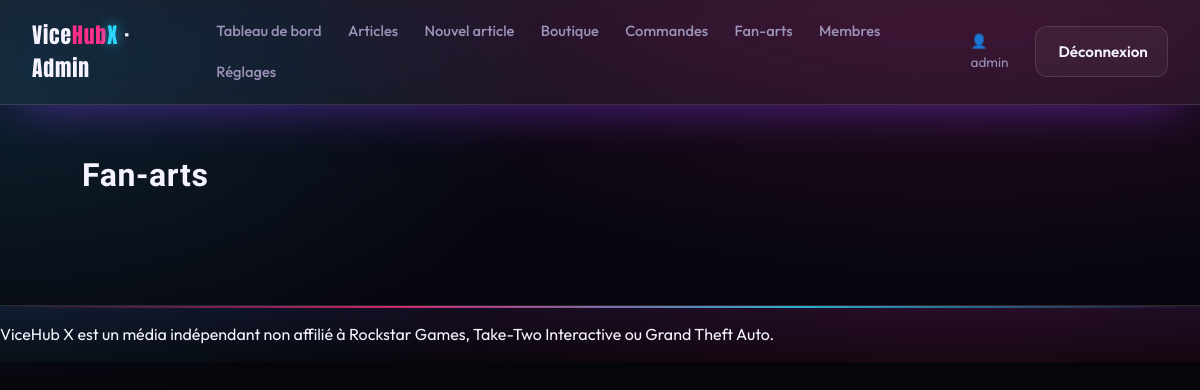
Before: /admin/fanarts.php (signed in) with the older database file.
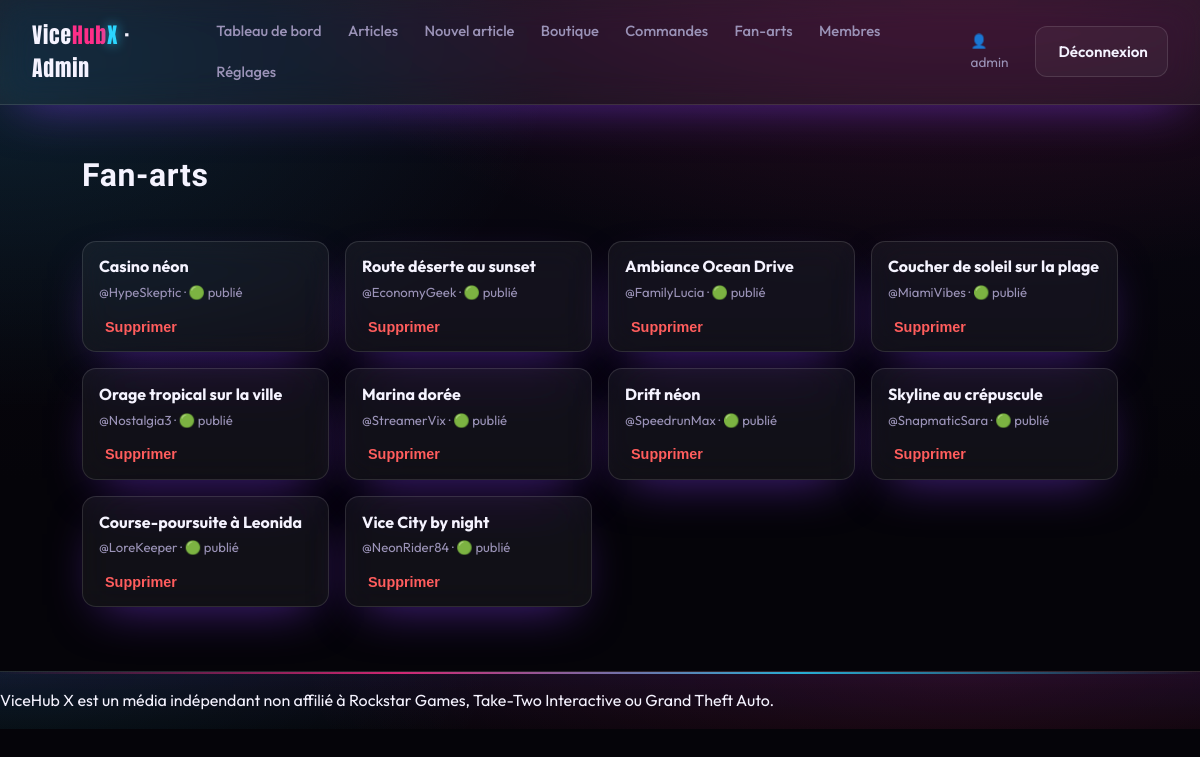
After: the same page with the newer database file.
### tables this page shows
CREATE TABLE users (
    id            INT AUTO_INCREMENT PRIMARY KEY,
    username      VARCHAR(64) NOT NULL UNIQUE,
    email         VARCHAR(190) UNIQUE,
    display_name  VARCHAR(80),
    password_hash VARCHAR(255) NOT NULL,
    role          ENUM('admin','editor','contributor','member') NOT NULL DEFAULT 'member',
    created_at    DATETIME NOT NULL DEFAULT CURRENT_TIMESTAMP
);

CREATE TABLE fanarts (
    id         INT AUTO_INCREMENT PRIMARY KEY,
    user_id    INT,
    title      VARCHAR(160) NOT NULL,
    image      VARCHAR(255) NOT NULL,
    status     ENUM('pending','approved') NOT NULL DEFAULT 'pending',
    created_at DATETIME NOT NULL DEFAULT CURRENT_TIMESTAMP,
    FOREIGN KEY (user_id) REFERENCES users(id) ON DELETE SET NULL
);

### includes/functions.php (called while the page is built, shortened)
<?php
function e(?string $value): string
{
    return htmlspecialchars((string) $value, ENT_QUOTES | ENT_SUBSTITUTE, 'UTF-8');
}
function t(string $key): string
{
    return $GLOBALS['LANG'][$key] ?? $key;
}
function lang(): string
{
    return $GLOBALS['LANG_CODE'] ?? 'fr';
}
function asset(string $path): string
{
    return BASE_URL . '/public/assets/' . ltrim($path, '/');
}
function url(string $path): string
{
    return BASE_URL . '/' . ltrim($path, '/');
}
function is_logged_in(): bool
{
    return !empty($_SESSION['user_id']);
}
function current_user(): ?array
{
    static $cache = null;
    if ($cache !== null && (int) $cache['id'] === (int) $_SESSION['user_id']) {
        return $cache;
    }
    $stmt = db()->prepare('SELECT id, username, email, display_name, role FROM users WHERE id = ? LIMIT 1');
    $stmt->execute([$_SESSION['user_id']]);
    return $cache = ($stmt->fetch() ?: null);
}
function user_role(): string
{
    return current_user()['role'] ?? '';
}
function is_admin(): bool
{
    return in_array(user_role(), ['admin', 'editor'], true);
}
function require_admin(): void
{
    if (!is_admin()) {
        redirect(with_lang(url('pages/account.php')));
    }
}

### config/database.php (called while the page is built, shortened)
<?php
function db(): PDO
{
    static $pdo = null;
    if ($pdo instanceof PDO) {
        return $pdo;
    }
    $dsn = sprintf(
        'mysql:host=%s;port=%s;dbname=%s;charset=utf8mb4',
        DB_HOST,
        DB_PORT,
        DB_NAME
    );
    try {
        $pdo = new PDO($dsn, DB_USER, DB_PASS, [
            PDO::ATTR_ERRMODE            => PDO::ERRMODE_EXCEPTION,
            PDO::ATTR_DEFAULT_FETCH_MODE => PDO::FETCH_ASSOC,
            PDO::ATTR_EMULATE_PREPARES   => false,
        ]);
    } catch (PDOException $e) {
        http_response_code(500);
        $hint = (getenv('APP_ENV') ?: 'dev') === 'prod'
            ? 'Service momentanément indisponible.'
            : 'Connexion base de données impossible : ' . $e->getMessage()
              . ' — vérifiez config/config.php et que la base "' . DB_NAME . '" existe.';
        exit('<p style="font-family:sans-serif;padding:2rem;color:#fff;background:#0a0a12">'
            . htmlspecialchars($hint, ENT_QUOTES, 'UTF-8') . '</p>');
    }
    return $pdo;
}

### admin/fanarts.php (the view, shortened to what this page needs)
<?php
require __DIR__ . '/../includes/admin_header.php';
$arts = db()->query("SELECT f.*, COALESCE(u.display_name,u.username) author FROM fanarts f LEFT JOIN users u ON u.id=f.user_id ORDER BY (f.status='pending') DESC, f.id DESC")->fetchAll();
?>
<div class="admin-bar"><h1>Fan-arts</h1></div>
<div class="admin-art-grid">
    <?php foreach ($arts as $a): ?>
        <div class="glass" style="border-radius:14px;overflow:hidden">
            <div style="padding:.8rem 1rem">
                <strong><?= e($a['title']) ?></strong><br>
                <span class="muted" style="font-size:.82rem">@<?= e($a['author'] ?? '—') ?> · <?= $a['status'] === 'approved' ? '🟢 publié' : '🟡 en attente' ?></span>
                <div style="display:flex;gap:.6rem;margin-top:.6rem">
                    <form method="post" onsubmit="return confirm('Supprimer ce fan-art ?')"><button class="link-all" style="background:none;border:0;color:#ff5d5d;cursor:pointer">Supprimer</button></form>
                </div>
            </div>
        </div>
    <?php endforeach; ?>
</div>
<?php require __DIR__ . '/../includes/admin_footer.php'; ?>

### includes/admin_header.php (shortened to what this page needs)
<?php
require_admin();
$admin_user = current_user();
$admin_nav = [
    ['dashboard.php', t('admin_dashboard')],
    ['articles.php',  t('admin_articles')],
    ['article-create.php', t('admin_new')],
    ['products.php',  'Boutique'],
    ['orders.php',    'Commandes'],
    ['fanarts.php',   'Fan-arts'],
    ['users.php',     'Membres'],
    ['settings.php',  'Réglages'],
];
?>
<!DOCTYPE html>
<html lang="<?= e(lang()) ?>">
<head>
    <link rel="stylesheet" href="<?= e(asset('css/style.css')) ?>">
</head>
<body>
<header class="site-header glass">
    <div class="header-inner">
        <a class="logo" href="<?= e(url('admin/dashboard.php')) ?>">Vice<span class="logo-accent">Hub</span><span class="logo-x">X</span> · Admin</a>
        <nav class="site-nav">
            <?php foreach ($admin_nav as [$href, $label]): ?>
                <a href="<?= e(url('admin/' . $href)) ?>"><?= e($label) ?></a>
            <?php endforeach; ?>
        </nav>
        <div class="header-actions">
            <span class="muted" style="font-size:.85rem">👤 <?= e($admin_user['username'] ?? '') ?></span>
            <a class="btn btn--ghost" href="<?= e(url('admin/logout.php')) ?>"><?= e(t('admin_logout')) ?></a>
        </div>
    </div>
</header>
<main class="admin-shell">

### includes/admin_footer.php (shortened to what this page needs)
</main>
<footer class="site-footer" style="margin-top:2rem">
    <div class="footer-legal">
        <p class="disclaimer"><?= e(t('legal_disclaimer')) ?></p>
    </div>
</footer>
</body>
</html>

### public/assets/css/style.css (style rules this page uses)
:root { --bg-0: #050409; --bg-1: #0a0814; --bg-2: #140e26; --ink: #f5f3ff; --muted: #9b93b8; --pink: #ff2e88; --violet: #8a3cff; --orange: #ff7b3d; --blue: #2bd6ff; --gold: #ffd166; --glass-bg: rgba(255, 255, 255, 0.05); --glass-brd: rgba(255, 255, 255, 0.12); --glass-shadow: 0 18px 50px -20px rgba(138, 60, 255, 0.55); --grad-sunset: linear-gradient(120deg, var(--orange), var(--pink) 45%, var(--violet)); --grad-neon: linear-gradient(120deg, var(--pink), var(--blue)); --grad-logo: linear-gradient(180deg, #ff2e88 0%, #ff6a3d 55%, #ffc24a 100%); --radius: 18px; --maxw: 1200px; --font-display: 'Sora', system-ui, sans-serif; --font-poster: 'Anton', 'Sora', sans-serif; --font-body: 'Outfit', system-ui, sans-serif; }
* { box-sizing: border-box; }
html { scroll-behavior: smooth; }
body { margin: 0; font-family: var(--font-body); color: var(--ink); background: radial-gradient(1200px 600px at 80% -10%, rgba(255, 46, 136, 0.18), transparent 60%), radial-gradient(1000px 600px at 0% 10%, rgba(43, 214, 255, 0.12), transparent 55%), linear-gradient(180deg, var(--bg-1), var(--bg-0) 60%); min-height: 100vh; overflow-x: hidden; line-height: 1.55; }
a { color: inherit; text-decoration: none; }
h1, h2, h3, h4 { font-family: var(--font-display); letter-spacing: 0.02em; line-height: 1.1; }
.glass { background: var(--glass-bg); border: 1px solid var(--glass-brd); backdrop-filter: blur(16px) saturate(140%); -webkit-backdrop-filter: blur(16px) saturate(140%); box-shadow: var(--glass-shadow); }
.site-header { position: sticky; top: 0; z-index: 100; border-left: 0; border-right: 0; border-top: 0; border-radius: 0; }
.header-inner { max-width: var(--maxw); margin: 0 auto; display: flex; align-items: center; gap: 1rem; padding: .8rem clamp(1rem, 4vw, 2rem); }
.logo { font-family: var(--font-display); font-weight: 800; font-size: 1.35rem; letter-spacing: .04em; }
.logo-accent { color: var(--pink); }
.logo-x { color: var(--blue); text-shadow: 0 0 12px rgba(43, 214, 255, 0.7); }
.site-nav { display: flex; gap: .25rem; margin-left: auto; flex-wrap: wrap; }
.site-nav a { color: var(--muted); font-size: .92rem; font-weight: 500; padding: .45rem .7rem; border-radius: 10px; transition: .2s; }
.header-actions { display: flex; align-items: center; gap: .6rem; }
.btn { display: inline-flex; align-items: center; gap: .5rem; font-weight: 600; font-size: .95rem; padding: .8rem 1.4rem; border-radius: 12px; cursor: pointer; border: 1px solid transparent; transition: transform .15s ease, box-shadow .2s ease; }
.btn--ghost { background: rgba(255,255,255,.04); border-color: var(--glass-brd); color: var(--ink); }
.link-all { color: var(--blue); font-weight: 600; font-size: .9rem; }
.muted { color: var(--muted); }
.admin-shell { max-width: 1100px; margin: 0 auto; padding: 2rem clamp(1rem, 4vw, 2rem); }
.admin-bar { display: flex; align-items: center; justify-content: space-between; gap: 1rem; margin-bottom: 1.6rem; flex-wrap: wrap; }
body { -webkit-font-smoothing: antialiased; }
.btn { position: relative; overflow: hidden; will-change: transform; }
.btn::before { content: ''; position: absolute; top: 0; left: -120%; width: 60%; height: 100%; background: linear-gradient(115deg, transparent, rgba(255,255,255,.45), transparent); transform: skewX(-18deg); transition: left .6s ease; }
.logo-x { animation: pulseX 2.2s ease-in-out infinite; }
.site-nav a { position: relative; }
.site-nav a::after { content: ''; position: absolute; left: .7rem; right: .7rem; bottom: .2rem; height: 2px; background: var(--grad-neon); transform: scaleX(0); transform-origin: left; transition: transform .25s ease; }
.logo, .vh-loader__logo, .hero__wm, .cd-tile b, .eyebrow, .cd-title, .hero__kicker, .play-btn { font-family: var(--font-poster); font-weight: 400; }
.logo { letter-spacing: .04em; }
.site-footer { position: relative; margin-top: 4rem; overflow: hidden; border-top: 1px solid var(--glass-brd); background: radial-gradient(1100px 400px at 80% 0%, rgba(255,46,136,.10), transparent 60%), radial-gradient(900px 400px at 0% 0%, rgba(43,214,255,.08), transparent 55%), linear-gradient(180deg, rgba(20,14,38,.7), var(--bg-0)); backdrop-filter: blur(6px); }
.site-footer::before { content: ''; position: absolute; top: 0; left: 0; right: 0; height: 2px; background: linear-gradient(90deg, transparent, var(--pink), var(--blue), transparent); opacity: .8; }

### admin/fanarts.php (style rules this page uses)
.admin-art-grid { display:grid;grid-template-columns:repeat(auto-fill,minmax(220px,1fr));gap:1rem }

Changed rows visible on the page:
added fanarts: title "Casino néon", author "HypeSkeptic", status "🟢 publié"
added fanarts: title "Route déserte au sunset", author "EconomyGeek", status "🟢 publié"
added fanarts: title "Ambiance Ocean Drive", author "FamilyLucia", status "🟢 publié"
added fanarts: title "Coucher de soleil sur la plage", author "MiamiVibes", status "🟢 publié"
added fanarts: title "Orage tropical sur la ville", author "Nostalgia3", status "🟢 publié"
added fanarts: title "Marina dorée", author "StreamerVix", status "🟢 publié"
added fanarts: title "Drift néon", author "SpeedrunMax", status "🟢 publié"
added fanarts: title "Skyline au crépuscule", author "SnapmaticSara", status "🟢 publié"
added fanarts: title "Course-poursuite à Leonida", author "LoreKeeper", status "🟢 publié"
added fanarts: title "Vice City by night", author "NeonRider84", status "🟢 publié"
